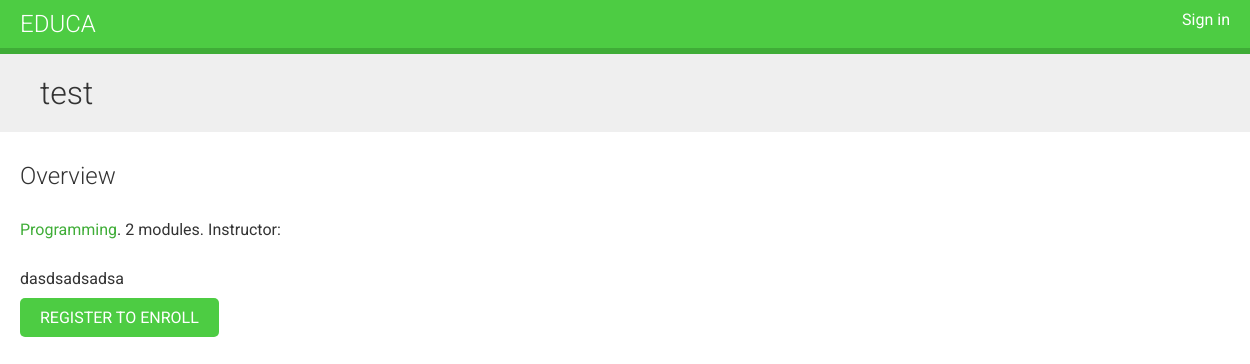
Screenshot of /course/test/ with the database file from the repository.
### courses/models.py (models this page shows, shortened)
class Course(models.Model):
    owner = models.ForeignKey(
        User, related_name="courses_created", on_delete=models.CASCADE
    )
    subject = models.ForeignKey(
        Subject, related_name="courses", on_delete=models.CASCADE
    )
    title = models.CharField(max_length=200)
    slug = models.SlugField(max_length=200, unique=True)
    overview = models.TextField()
    created = models.DateTimeField(auto_now_add=True)
    students = models.ManyToManyField(User, related_name="courses_joined", blank=True)
    class Meta:
        ordering = ["-created"]

class Subject(models.Model):
    title = models.CharField(max_length=200)
    slug = models.SlugField(max_length=200, unique=True)
    class Meta:
        ordering = ["title"]

### courses/views.py (the view)
class CourseDetailView(DetailView):
    model = Course
    template_name = "courses/course/detail.html"
    def get_context_data(self, **kwargs):
        context = super().get_context_data(**kwargs)
        context["enroll_form"] = CourseEnrollForm(
            initial={"course": self.object},
        )
        return context

### courses/templates/courses/course/detail.html (shortened to what this page needs)
{% extends "base.html" %}
{% block content %}
  {% with subject=object.subject %}
    <h1>
      {{ object.title }}
    </h1>
    <div class="module">
      <h2>Overview</h2>
      <p>
        <a href="{% url "course_list_subject" subject.slug %}">
        {{ subject.title }}</a>.
        {{ object.modules.count }} modules.
        Instructor: {{ object.owner.get_full_name }}
      </p>
      {{ object.overview|linebreaks }}
      {% if request.user.is_authenticated %}
        <form action="{% url "student_enroll_course" %}" method="post">
          {{ enroll_form }}
          {% csrf_token %}
          <input type="submit" value="Enroll now">
        </form>
      {% else %}
        <a href="{% url "student_registration" %}" class="button">
          Register to enroll
        </a>
      {% endif %}
    </div>
  {% endwith %}
{% endblock %}

### courses/static/css/base.css (style rules this page uses)
body { margin:0; font-family:'Roboto', sans-serif; font-weight:400; color:#333; }
a { color:#3fad37; text-decoration:none; }
h1, h2, h3, h4, h5, h6 { font-family:'Roboto', sans-serif; font-weight:300; }
h1 { background:#efefef; width:100%; overflow:auto; padding:20px 0 20px 40px; margin:0; }
.module { padding:10px 20px; float:left; width:600px; }
.module p { margin:10px 0 20px; width:100%; float:left; }
input[type=submit], a.button { border-radius:5px; background:#4dcc43; color:#fff; font-size:16px; text-transform:uppercase; border:none; padding:10px 20px; margin:20px 0; }

### rows the page displays
Course: title "test", modules.count "2", overview "dasdsadsadsa"
Subject: title "Programming"
